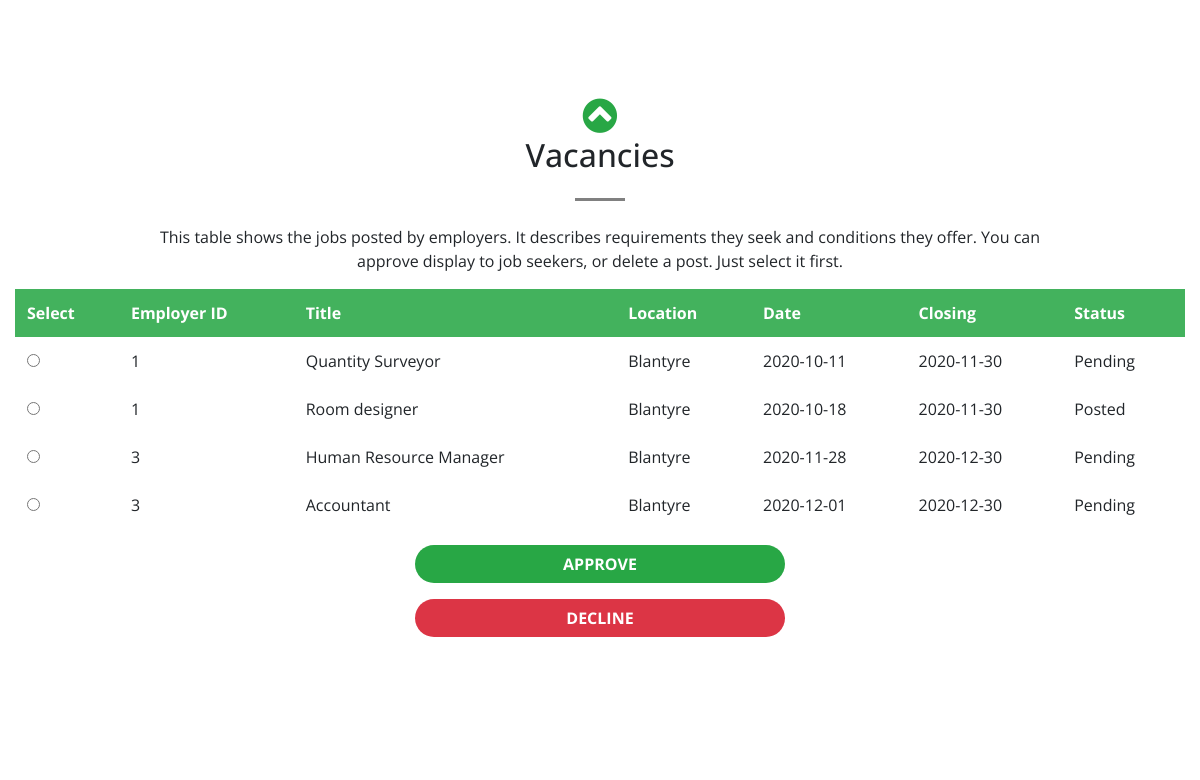
Page /panel.php (signed in, middle part) on the earlier database version.
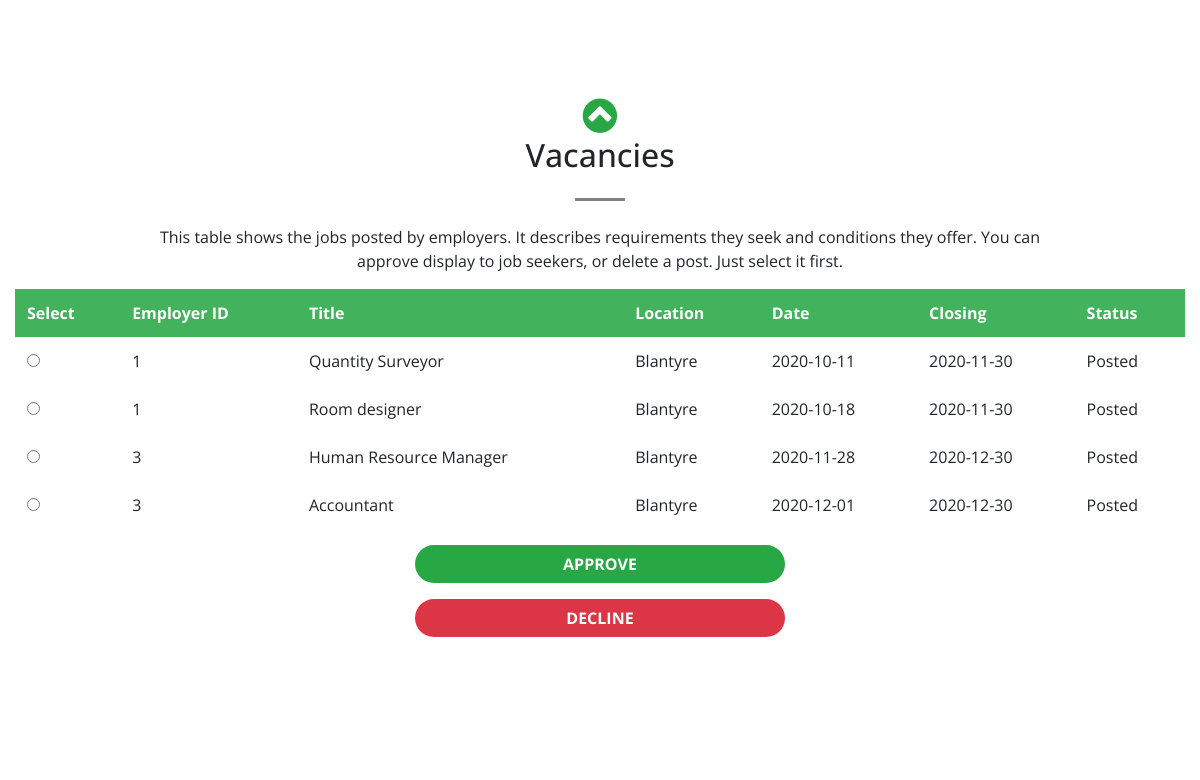
Same page on the later database version.
### tables this page shows
CREATE TABLE `vacancies` (
  `Id` int(7) NOT NULL,
  `EmployerID` int(7) NOT NULL,
  `Date` date NOT NULL,
  `Closing` date NOT NULL,
  `Title` text NOT NULL,
  `Location` text NOT NULL,
  `Description` text,
  `MiniDesc` text NOT NULL,
  `Status` enum('Pending','Posted') NOT NULL
);

### assets/php/admin-postedjobs.php (called while the page is built)
<?php
$queryPosted ="SELECT * FROM vacancies";
$resultsPosted = $connection -> query($queryPosted);
?>

### panel.php (the view, shortened to what this page needs)
<?php
include ('assets/php/connection.php');
?>
<!DOCTYPE html>
<html>
<head>
    <link rel="stylesheet" href="assets/bootstrap/css/bootstrap.min.css">
    <link rel="stylesheet" href="assets/fonts/font-awesome.min.css">
    <link rel="stylesheet" href="assets/css/Animated-Pretty-Product-List-v12.css">
    <link rel="stylesheet" href="assets/css/best-carousel-slide.css">
    <link rel="stylesheet" href="assets/css/Google-Style-Login.css">
    <link rel="stylesheet" href="assets/css/Grid-and-List-view-V10-1.css">
    <link rel="stylesheet" href="assets/css/Grid-and-List-view-V10.css">
    <link rel="stylesheet" href="https://cdnjs.cloudflare.com/ajax/libs/animate.css/3.5.2/animate.min.css">
    <link rel="stylesheet" href="https://cdnjs.cloudflare.com/ajax/libs/aos/2.1.1/aos.css">
    <link rel="stylesheet" href="https://cdnjs.cloudflare.com/ajax/libs/magnific-popup.js/1.1.0/magnific-popup.min.css">
    <link rel="stylesheet" href="assets/css/Login-Form-Clean.css">
</head>
<body id="page-top" style="font-family: 'Open Sans', sans-serif;">
    <section id="vacancies" style="font-family: 'Open Sans', sans-serif;">
        <div class="container-fluid">
            <div class="row">
                <div class="col-lg-12 text-center"><a class="js-scroll-trigger" href="#profile"><i class="fa fa-chevron-circle-up" data-aos="zoom-in" data-aos-duration="400" data-aos-delay="400" style="font-size: 40px;color: #28a745;"></i></a>
                    <h2 class="section-heading">Vacancies</h2>
                    <hr class="my-4" style="filter: contrast(0%);">
                    <p class="col-md-10 offset-md-1">This table shows the jobs posted by employers. It describes requirements they seek and conditions they offer. You can approve display to job seekers, or delete a post. Just select it first.</p>
                </div>
            </div>
            <form method="post" action="assets/php/admin-postedit.php">
            <div class="table-responsive table-borderless">
                <table class="table table-bordered table-hover">
                    <thead>
                        <tr class="text-white" style="background-color: rgba(40,167,69,0.87);">
                            <th>Select</th>
                            <th>Employer ID</th>
                            <th>Title</th>
                            <th>Location</th>
                            <th>Date</th>
                            <th data-toggle="tooltip" data-bs-tooltip="" title="Closing date of vacancy">Closing</th>
                            <th data-toggle="tooltip" data-bs-tooltip="" title="Shows if your vacancy is posted after setteling terms">Status</th>
                        </tr>
                    </thead>
                    <tbody>
                        <?php
                            include('assets/php/admin-postedjobs.php');
                            while($rowPosted = $resultsPosted -> fetch_assoc()){
                        ?>
                        <tr>
                            <td><input value="<?php echo $rowPosted['Id']; ?>" name="selected" type="radio"></td>
                            <td><?php echo $rowPosted['EmployerID']; ?></td>
                            <td><?php echo $rowPosted['Title']; ?></td>
                            <td><?php echo $rowPosted['Location']; ?></td>
                            <td><?php echo $rowPosted['Date']; ?></td>
                            <td><?php echo $rowPosted['Closing']; ?></td>
                            <td><?php echo $rowPosted['Status']; ?></td>
                        </tr>
                        <?php
                            }
                        ?>
                    </tbody>
                </table>
            </div>
        </div>
            <div class="form-group text-center col-md-4 offset-md-4"><button class="btn btn-success text-white form-control" type="submit" name="approve">Approve</button></div>
            <div class="form-group text-center col-md-4 offset-md-4"><button class="btn btn-danger text-white form-control" type="submit" name="delete">Decline</button></div>
    </section>
</body>
</html>

Differences in the rows shown:
changed vacancies "Quantity Surveyor": Status "Pending" → "Posted"
changed vacancies "Human Resource Manager": Status "Pending" → "Posted"
changed vacancies "Accountant": Status "Pending" → "Posted"
